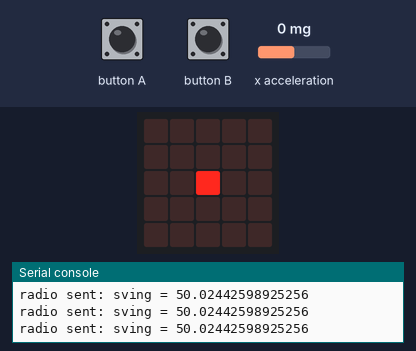
The program below on a simulated BBC micro:bit (MakeCode). Parts: the board's 5×5 LED display, the last lines printed to the serial console. The test bench sets the inputs (shaded band); at power-on: x acceleration 0 mg. No radio messages arrive unless stated (any console line starting 'radio sent:' is added by the test bench).

Above: at 1.2 s.
1.3 s: x acceleration set to -1440 mg
At 1.9 s:
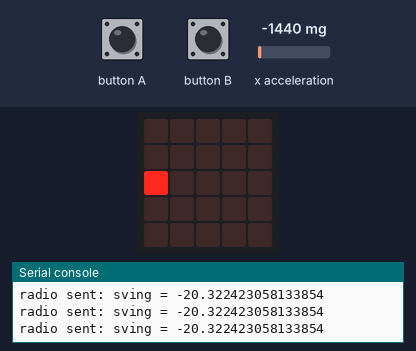
4.3 s: x acceleration set to 750 mg
At 5.5 s:
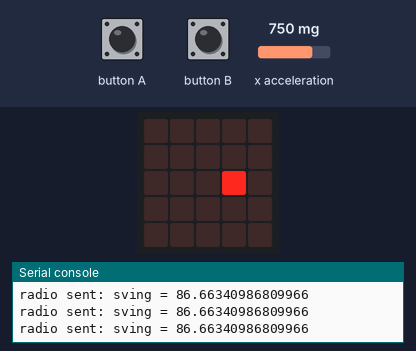
7.3 s: x acceleration set to 1440 mg
At 7.9 s:
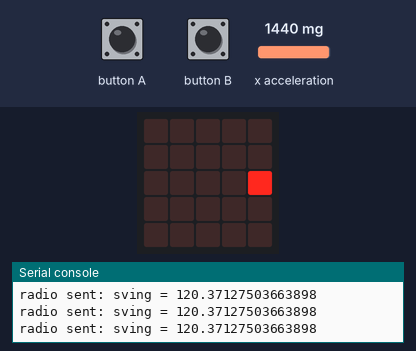
13.5 s: x acceleration set to -750 mg
At 14.8 s:
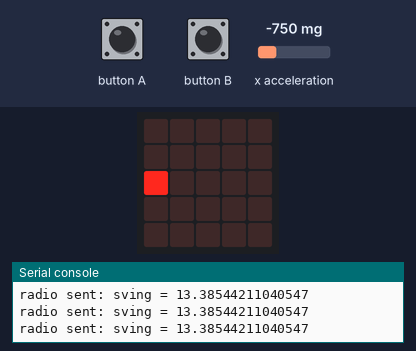
Timing chart, 0 to 16.5 s (numbered marks = the images above; inputs shaded):
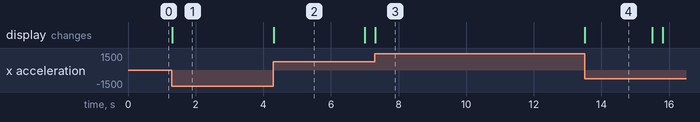

Measured:
- after the input at 1.3 s, the display: changes at once (image 1)
- after the input at 4.3 s, the display: changes at once (image 2)
- after the input at 7.3 s, the display: changes at once (image 3)
- after the input at 13.5 s, the display: changes at once (image 4)
- what the display in image 2 shows lasts 2.7 s, from 4.3 s to 7.0 s
- what the display in image 4 shows lasts 2.0 s, from 13.5 s to 15.5 s

The program:

main.ts
```typescript
input.onButtonPressed(Button.A, function () {
    radio.sendString("på")
})
input.onButtonPressed(Button.B, function () {
    radio.sendString("revers")
})
radio.setGroup(30)
basic.forever(function () {
    basic.clearScreen()
    radio.sendValue("sving", pins.map(
    input.acceleration(Dimension.X),
    -1024,
    1023,
    0,
    100
    ))
    led.plot(pins.map(
    input.acceleration(Dimension.X),
    -1024,
    1023,
    0,
    4
    ), 2)
})
```

test.ts
```typescript
// testene settes inn her; disse vil ikke kompilert så lenge denne pakken blir brukt som en utvidelse.
```
